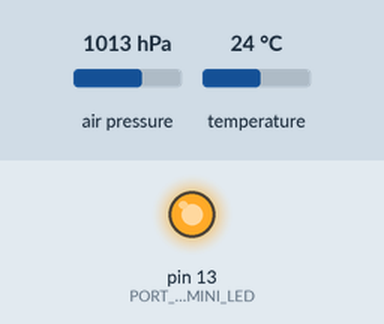
Recording of a sketch running on a simulated Arduino Uno, built with avr-gcc and run on an emulated ATmega328P. Shown: output pins drawn as LEDs (lit = HIGH). Inputs (shaded band) come from the test bench; at power-on: air pressure 1013 hPa, temperature 24 °C. No radio packets arrive unless stated; what the sketch prints to the serial monitor is not drawn.

Above: at 0.1 s.
At 0.7 s:
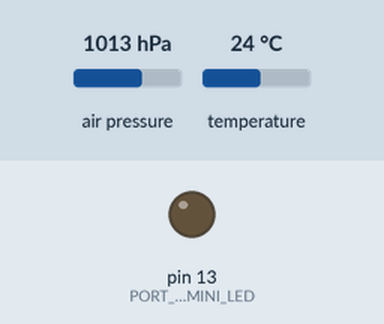
Timing chart, 0 to 2.2 s (numbered marks = the images above):
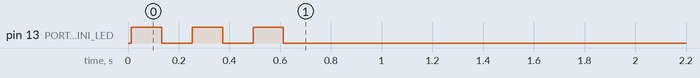

The sketch:

AirPressureTemperatureRadio.ino
```cpp
// (licence header left out)
#include <SFE_BMP180.h>
#include <Wire.h>
#include <SPI.h>
#include "nRF24L01.h"
#include "RF24.h"
#include "LowPower.h"//Lib Low-Power Version 1.6.0 by Rocket Scream Electronics. Sketch | Bibliothek einbinden | Bibliothek verwalten

#define USE_LOW_POWER_LIB
#define PORT_ARDUINO_PRO_MINI_LED 13

#define htons(x) ( ((x)<< 8 & 0xFF00) | \
                   ((x)>> 8 & 0x00FF) )
#define ntohs(x) htons(x)

#define htonl(x) ( ((x)<<24 & 0xFF000000UL) | \
                   ((x)<< 8 & 0x00FF0000UL) | \
                   ((x)>> 8 & 0x0000FF00UL) | \
                   ((x)>>24 & 0x000000FFUL) )
#define ntohl(x) htonl(x)

// You will need to create an SFE_BMP180 object, here called "pressure":
SFE_BMP180 pressure;
byte addresses[][6] = {"1Node","2Node"};

//#define ALTITUDE 1655.0 // Altitude of SparkFun's HQ in Boulder, CO. in meters
#define ALTITUDE 300.0 //Altitude Elxleben in meters
#define MAX_BUF_SIZE 255
// Hardware configuration: Set up nRF24L01 radio on SPI bus plus pins 9 & 10
RF24 radio(9,10);

//Global error codes
enum ErrorCode
{
  NO_ERROR = 1,
  BMP180_INIT_ERROR = 2,
};

void fatalError(ErrorCode errorCode)
{
  for(;;)
  {
    for(unsigned i=0; i < (unsigned)errorCode; i++)
    {
      digitalWrite(PORT_ARDUINO_PRO_MINI_LED, HIGH);
      LowPower.powerDown(SLEEP_120MS, ADC_OFF, BOD_OFF);
      digitalWrite(PORT_ARDUINO_PRO_MINI_LED, LOW);
      LowPower.powerDown(SLEEP_250MS, ADC_OFF, BOD_OFF);
    }
    LowPower.powerDown(SLEEP_4S, ADC_OFF, BOD_OFF);
  }
}

void initRadio() {
  // Setup and configure rf radio
  radio.begin();                          // Start up the radio
  radio.setAutoAck(1);                    // Ensure autoACK is enabled
  radio.setRetries(15,15);                // Max delay between retries & number of retries
  radio.setPALevel(RF24_PA_MIN);//MIN, LOW, HIGH, MAX, kleiner setzen bei Problemen mit Spannungsversorgung

  radio.openWritingPipe(addresses[0]);
  radio.openReadingPipe(1,addresses[1]);
}

void initSensor() {
  // Initialize the sensor (it is important to get calibration values stored on the device).
  if (pressure.begin())
    Serial.println("BMP180 init success");
  else
  {
    // Oops, something went wrong, this is usually a connection problem,
    // see the comments at the top of this sketch for the proper connections.
    Serial.println("BMP180 init fail\n\n");
    //while(1); // Pause forever.
    fatalError( BMP180_INIT_ERROR );
  }
}

void setup()
{
  pinMode(PORT_ARDUINO_PRO_MINI_LED, OUTPUT);
  Serial.begin(9600);
  Serial.println("init begin");
  Serial.flush();

  for(unsigned i=0; i < 3; i++)
  {
    digitalWrite(PORT_ARDUINO_PRO_MINI_LED, HIGH);
    LowPower.powerDown(SLEEP_120MS, ADC_OFF, BOD_OFF);
    digitalWrite(PORT_ARDUINO_PRO_MINI_LED, LOW);
    LowPower.powerDown(SLEEP_120MS, ADC_OFF, BOD_OFF);
  }
   LowPower.powerDown(SLEEP_1S, ADC_OFF, BOD_OFF);

  Serial.println("init sensor");
  Serial.flush();
  initSensor();
  Serial.println("init radio");
  Serial.flush();
  initRadio();
  Serial.println("init end");
  Serial.flush();
}

void sendValue(unsigned long pressure, /*unsigned*/ long temperature) {
  char buffer[MAX_BUF_SIZE];
  Serial.print("Sending : ");
  Serial.println(pressure);
  //const bool ok = radio.write( &value, sizeof(unsigned long) );
  static const unsigned HEADERSIZE = 4;
  buffer[0] = HEADERSIZE + sizeof(pressure) + sizeof(temperature);//Package size
  buffer[1] = buffer[0];//Package size verifyer
  buffer[2] = 10;//BMP 180 Sensor id
  buffer[3] = 0;//Node id (unsused)

  pressure = htonl(pressure);//convert to network byte
  temperature = htonl(temperature);
  memcpy(&buffer[HEADERSIZE], &pressure, sizeof(pressure));
  memcpy(&buffer[HEADERSIZE + sizeof(pressure)], &temperature, sizeof(temperature));

  const bool ok = radio.write(&buffer[0], MAX_BUF_SIZE);

  //ok kommt manchmal auch ohne Gegenseite ?
  Serial.println(ok ? "Successfull acknowledged." : "Acknowldege failed.");
  Serial.flush();
  //delay(1000);
}

void loop()
{
  char status;
  double T,P,p0,a;

  // Loop here getting pressure readings every 10 seconds.

  // If you want sea-level-compensated pressure, as used inather reports,
  // you will need to know the altitude at which your measurements are taken.
  // We're using a constant called ALTITUDE in this sketch:

  Serial.println();
  Serial.print("provided altitude: ");
  Serial.print(ALTITUDE,0);
  Serial.print(" meters, ");
  Serial.print(ALTITUDE*3.28084,0);
  Serial.println(" feet");

  // If you want to measure altitude, and not pressure, you will instead need
  // to provide a known baseline pressure. This is shown at the end of the sketch.

  // You must first get a temperature measurement to perform a pressure reading.

  // Start a temperature measurement:
  // If request is successful, the number of ms to wait is returned.
  // If request is unsuccessful, 0 is returned.

  status = pressure.startTemperature();
  if (status != 0)
  {
    // Wait for the measurement to complete:
    delay(status);

    // Retrieve the completed temperature measurement:
    // Note that the measurement is stored in the variable T.
    // Function returns 1 if successful, 0 if failure.

    status = pressure.getTemperature(T);
    if (status != 0)
    {
      // Print out the measurement:
      Serial.print("temperature: ");
      Serial.print(T,2);
      Serial.print(" deg C, ");
      Serial.print((9.0/5.0)*T+32.0,2);
      Serial.println(" deg F");

      // Start a pressure measurement:
      // The parameter is the oversampling setting, from 0 to 3 (highest res, longest wait).
      // If request is successful, the number of ms to wait is returned.
      // If request is unsuccessful, 0 is returned.

      status = pressure.startPressure(3);
      if (status != 0)
      {
        // Wait for the measurement to complete:
        delay(status);

        // Retrieve the completed pressure measurement:
        // Note that the measurement is stored in the variable P.
        // Note also that the function requires the previous temperature measurement (T).
        // (If temperature is stable, you can do one temperature measurement for a number of pressure measurements.)
        // Function returns 1 if successful, 0 if failure.

        status = pressure.getPressure(P,T);
        if (status != 0)
        {
          // Print out the measurement:
          Serial.print("absolute pressure: ");
          Serial.print(P,2);
          Serial.print(" mb, ");
          Serial.print(P*0.0295333727,2);
          Serial.println(" inHg");

          // The pressure sensor returns abolute pressure, which varies with altitude.
          // To remove the effects of altitude, use the sealevel function and your current altitude.
          // This number is commonly used in weather reports.
          // Parameters: P = absolute pressure in mb, ALTITUDE = current altitude in m.
          // Result: p0 = sea-level compensated pressure in mb

          p0 = pressure.sealevel(P,ALTITUDE); // we're at 1655 meters (Boulder, CO)
          Serial.print("relative (sea-level) pressure: ");
          Serial.print(p0,2);
          Serial.print(" mb, ");
          Serial.print(p0*0.0295333727,2);
          Serial.println(" inHg");

          // On the other hand, if you want to determine your altitude from the pressure reading,
          // use the altitude function along with a baseline pressure (sea-level or other).
          // Parameters: P = absolute pressure in mb, p0 = baseline pressure in mb.
          // Result: a = altitude in m.

          a = pressure.altitude(P,p0);
          Serial.print("computed altitude: ");
          Serial.print(a,0);
          Serial.print(" meters, ");
          Serial.print(a*3.28084,0);
          Serial.println(" feet");

          unsigned long pressureMul_1000 = p0*1000.0+.5;
          sendValue(pressureMul_1000, (T*1000.0) /*todo test for pos and neg values */);

#ifdef USE_LOW_POWER_LIB
          Serial.flush();
          for(unsigned i=0; i<(10L*60L)/8; i++)
          {
            LowPower.powerDown(SLEEP_8S, ADC_OFF, BOD_OFF);
          }
#else
          delay(10L * 60L * 1000L);  // Pause for n seconds.
#endif
        }
        else Serial.println("error retrieving pressure measurement\n");
      }
      else Serial.println("error starting pressure measurement\n");
    }
    else Serial.println("error retrieving temperature measurement\n");
  }
  else Serial.println("error starting temperature measurement\n");

#ifdef USE_LOW_POWER_LIB
          Serial.flush();

          LowPower.powerDown(SLEEP_4S, ADC_OFF, BOD_OFF);
          LowPower.powerDown(SLEEP_1S, ADC_OFF, BOD_OFF);
#else
          delay(5000);  // Pause for n seconds.
#endif

}
```
